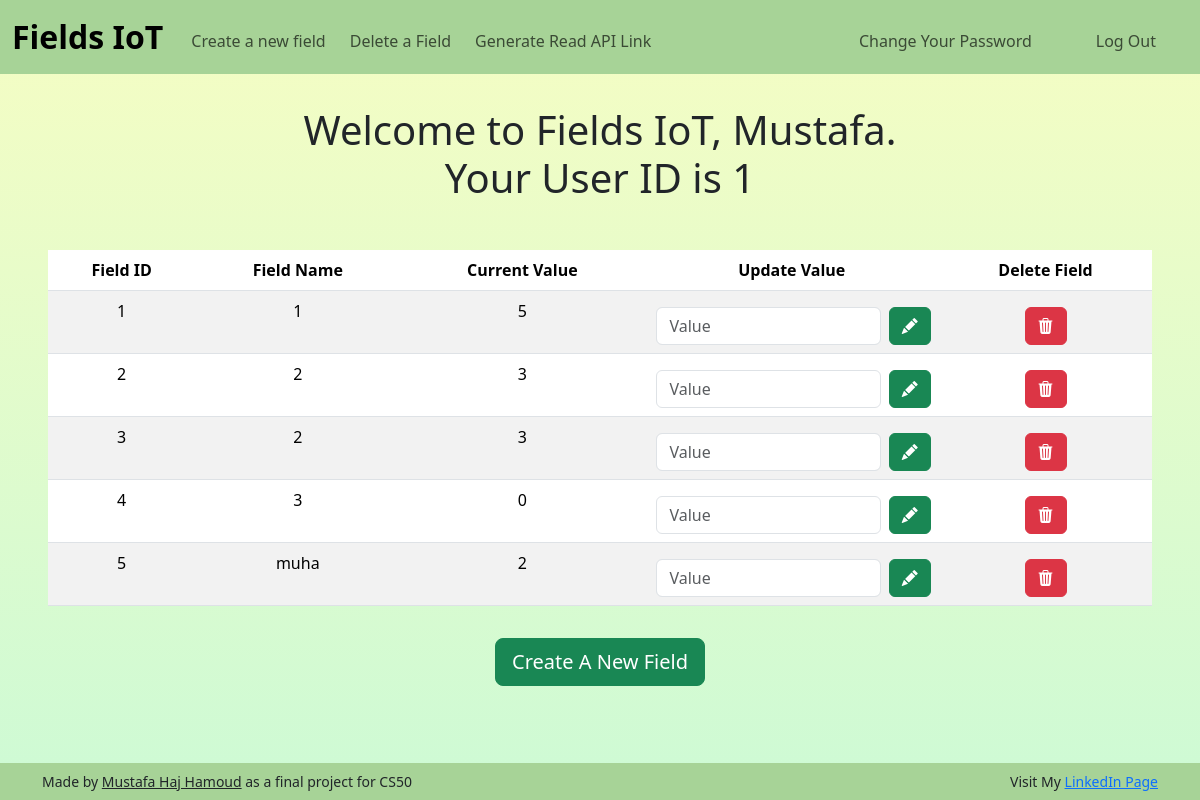
The page / (signed in) on the database its author committed.
### tables this page shows
CREATE TABLE fields (
    id INTEGER PRIMARY KEY AUTOINCREMENT,
    user_id INTEGER,
    field_name TEXT,
    value INTEGER,
    FOREIGN KEY (user_id) REFERENCES users(id)
);

### app.py (the view)
@app.route("/")
@login_required
def index():
    firstname = session["firstname"]
    fields = db.execute("SELECT * FROM fields WHERE user_id = ? ORDER BY id", session["user_id"])
    return render_template("index.html", fields = fields , firstname = firstname)

### app.py (called while the page is built)
@app.after_request
def after_request(response):
    response.headers["Cache-Control"] = "no-cache, no-store, must-revalidate"
    response.headers["Expires"] = 0
    response.headers["Pragma"] = "no-cache"
    return response

### funcs.py (called while the page is built)
def login_required(f):
    @wraps(f)
    def decorated_function(*args,**kwargs):
        if session.get("user_id") is None:
            return redirect("/login")
        return f(*args,**kwargs)
    return decorated_function

### templates/index.html (shortened to what this page needs)
{% extends "layout.html" %}
{% block body %}
<h1 class="mb-5 mt-2">
    <p>
        Welcome to Fields IoT, {{ firstname }}.
        <br>
        Your User ID is {{session["user_id"]}}
    </p>
</h1>
{% if fields %}
<div class="table-responsive">
<table class="table table-striped mx-auto">
    <thead>
        <th>Field ID</th>
        <th>Field Name</th>
        <th>Current Value</th>
        <th>Update Value</th>
        <th>Delete Field</th>
    </thead>
    <tbody>
        {% for field in fields %}
        <div class="mx-3">
            <tr>
                <td> {{field["id"]}} </td>
                <td> {{field["field_name"]}} </td>
                <td> {{field["value"]}} </td>
                <td>
                    <form action="/update" method="get" class="row mx-auto justify-items-center">
                        <div class="ms-auto col g-2" style="width:65pt">
                            <input placeholder="Value" name="{{ field['id'] }}" type="number" step="1" required class="form-control">
                        </div>
                        <div class="col-2 me-auto g-2">
                            <button type="submit" class="btn btn-success ">
                                <i class="bi bi-pencil-fill"></i>
                            </button>
                        </div>
                    </form>
                </td>
                <td>
                    <form action="/delete" method="post" class="row mx-auto justify-items-center">
                        <div class="col g-2">
                            <button id="delete{{field['id']}}" type="submit" class="btn btn-danger ">
                                <i class="bi bi-trash3-fill"></i>
                            </button>
                        </div>
                    </form>
                </td>
            </tr>
        </div>
        {% endfor %}
    </tbody>
</table>
</div>
{% else %}
<h2>You do not currently have any active fields</h1>
{% endif %}
<a href="/create"><button class="btn btn-success btn-lg my-3"> Create A New Field </button></a>
{% endblock %}

### templates/layout.html (shortened to what this page needs)
<!DOCTYPE html>
<html land="en">
    <head>
        <link href="https://cdn.jsdelivr.net/npm/bootstrap@5.3.2/dist/css/bootstrap.min.css" rel="stylesheet">
        <link href="static/styles.css" rel="stylesheet">
        <link rel="stylesheet" href="https://cdn.jsdelivr.net/npm/bootstrap-icons@1.11.1/font/bootstrap-icons.css">
    </head>
    <body>
        <nav class="navbar navbar-expand-lg py-2" style="background-color: #A7D397; color:black;">
            <div class="container-fluid">
                <a class="navbar-brand" href="/" style="font-weight:900; font-size:xx-large;">Fields IoT</a>
                <div class="collapse navbar-collapse" id="navbarSupportedContent">
                {% if session["user_id"] %}
                <ul class="navbar-nav me-auto mt-2">
                    <li class="nav-item"><a class="nav-link mx-1" href="/create">Create a new field</a></li>
                    <li class="nav-item"><a class="nav-link mx-1" href="/delete">Delete a Field</a></li>
                    <li class="nav-item"><a class="nav-link mx-1" href="/read_api">Generate Read API Link</a></li>
                </ul>
                <ul class="navbar-nav ms-auto mt-2">
                    <li class="nav-item"><a class="nav-link mx-4" href="/password">Change Your Password</a></li>
                    <li class="nav-item"><a class="nav-link mx-4" href="/logout">Log Out</a></li>
                </ul>
            {% else %}
                <ul class="navbar-nav ms-auto mt-2">
                    <li class="nav-item"><a class="nav-link mx-4" href="/register">Register</a></li>
                    <li class="nav-item"><a class="nav-link mx-4" href="/login">Log In</a></li>
                </ul>
            {% endif %}
                </div>
            </div>
        </nav>
        <main class="container-fluid mx-auto py-4 px-5 text-center">
        {% block body %}{% endblock %}
        </main>
    </body>
    <footer class="small py-2 text-center" style="background-color:#A7D397; width:100%">
        <div class="container">
            <div class="d-flex justify-content-between">
                <span>Made by <span style="text-decoration:underline;">Mustafa Haj Hamoud</span> as a final project for CS50</span>
                <span>Visit My <a href="https://www.linkedin.com/in/mustafa-haj-hamoud/">LinkedIn Page</a></span>
            </div>
        </div>
    </footer>
</html>

### static/styles.css (style rules this page uses)
body { min-height: 100vh; display: flex; flex-direction: column; background-image: linear-gradient(to bottom, #F6FDC3, #CDFAD5); }
footer { margin-top: auto; }

### rows shown on the page
fields: id "1", field_name "1", value "5"
fields: id "2", field_name "2", value "3"
fields: id "3", field_name "2", value "3"
fields: id "4", field_name "3", value "0"
fields: id "5", field_name "muha", value "2"

### other values the page prints
{{ firstname }} "Mustafa"
{{ session["user_id"] }} "1"
